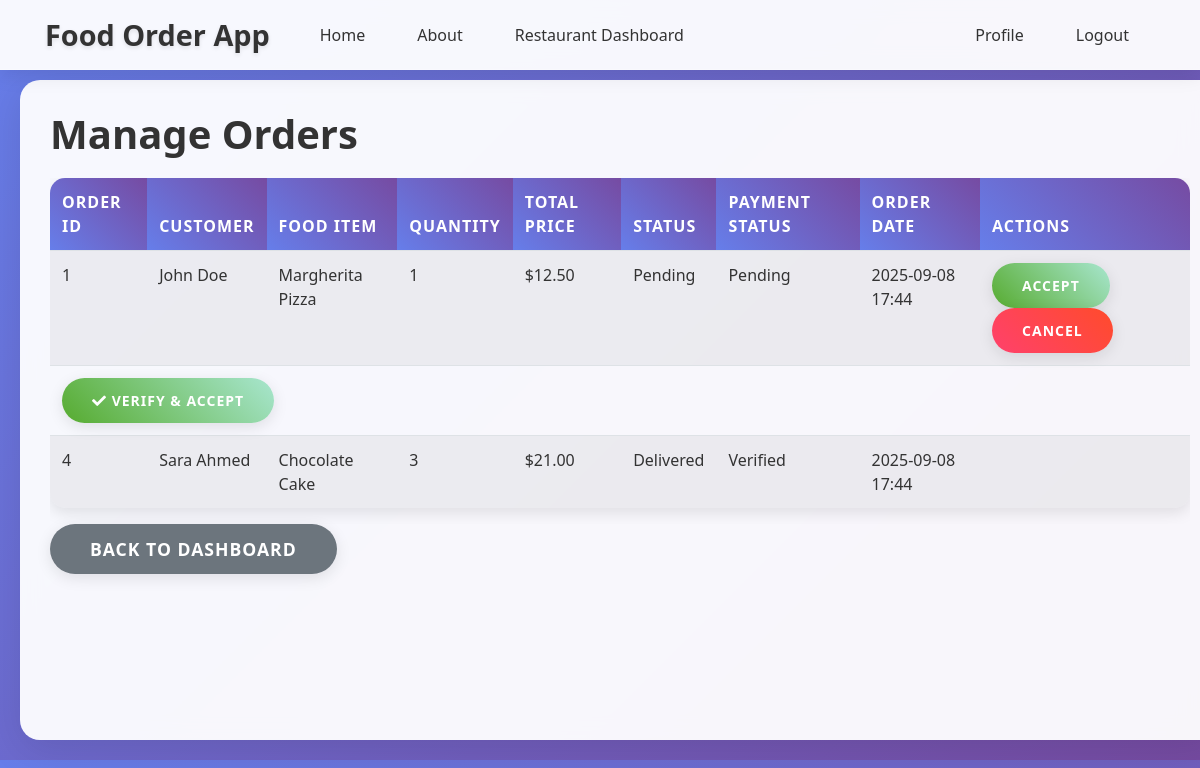
Page /restaurant/manage_orders (signed in) on the committed database.
### app/models/order.py (models this page shows, shortened)
class Order(db.Model):
    __tablename__ = 'orders'
    id = db.Column(db.Integer, primary_key=True)
    customer_id = db.Column(db.Integer, db.ForeignKey('users.id'), nullable=False)
    food_item_id = db.Column(db.Integer, db.ForeignKey('food_items.id'), nullable=False)
    restaurant_id = db.Column(db.Integer, db.ForeignKey('users.id'), nullable=False)
    quantity = db.Column(db.Integer, nullable=False)
    total_price = db.Column(db.Numeric(10, 2), nullable=False)
    status = db.Column(db.Enum('pending', 'accepted', 'preparing', 'ready', 'delivered', 'cancelled', name='order_status'), default='pending')
    payment_id = db.Column(db.Integer, db.ForeignKey('payments.id'), nullable=True)
    order_date = db.Column(db.DateTime, default=datetime.utcnow)
    payment = db.relationship("Payment", backref="order", uselist=False, foreign_keys=[payment_id])

### app/models/user.py (models this page shows, shortened)
class User(db.Model, UserMixin):
    __tablename__ = 'users'
    id = db.Column(db.Integer, primary_key=True)
    name = db.Column(db.String(100), nullable=False)
    email = db.Column(db.String(120), unique=True, nullable=False)
    phone_number = db.Column(db.String(20), unique=True, nullable=False)
    location = db.Column(db.String(200), nullable=False)
    password = db.Column(db.String(60), nullable=False)
    role = db.Column(db.Enum('admin', 'customer', 'restaurant', name='user_roles'), default='customer')
    status = db.Column(db.Enum('active', 'pending', 'suspended', name='account_status'), default='active')
    food_items = db.relationship('FoodItem', backref='restaurant_owner', lazy=True, foreign_keys='FoodItem.restaurant_id')
    orders_as_customer = db.relationship('Order', backref='customer_user', lazy=True, foreign_keys='Order.customer_id')
    orders_as_restaurant = db.relationship('Order', backref='restaurant_user', lazy=True, foreign_keys='Order.restaurant_id')
    payments_as_customer = db.relationship('Payment', backref='customer_payer', lazy=True, foreign_keys='Payment.customer_id')
    payments_as_restaurant = db.relationship('Payment', backref='restaurant_receiver', lazy=True, foreign_keys='Payment.restaurant_id')

### app/models/food_item.py (models this page shows, shortened)
class FoodItem(db.Model):
    __tablename__ = 'food_items'
    id = db.Column(db.Integer, primary_key=True)
    name = db.Column(db.String(100), nullable=False)
    description = db.Column(db.Text, nullable=True)
    price = db.Column(db.Numeric(10, 2), nullable=False)
    image_url = db.Column(db.String(200), nullable=True)
    restaurant_id = db.Column(db.Integer, db.ForeignKey('users.id'), nullable=False)
    category = db.Column(db.String(50), nullable=False)  # Existing category field
    created_at = db.Column(db.DateTime, default=datetime.utcnow)
    orders = db.relationship('Order', backref='food_item', lazy=True, foreign_keys='[Order.food_item_id]')

### app/models/payment.py (models this page shows, shortened)
class Payment(db.Model):
    __tablename__ = 'payments'
    id = db.Column(db.Integer, primary_key=True)
    order_id = db.Column(db.Integer, db.ForeignKey('orders.id'), nullable=False)
    customer_id = db.Column(db.Integer, db.ForeignKey('users.id'), nullable=False)
    restaurant_id = db.Column(db.Integer, db.ForeignKey('users.id'), nullable=False)
    bkash_transaction_id = db.Column(db.String(100), unique=True, nullable=False)
    payment_phone_number = db.Column(db.String(20), nullable=False)
    payment_method = db.Column(db.Enum('bkash', name='payment_methods'), default='bkash')
    amount = db.Column(db.Numeric(10, 2), nullable=False)
    payment_status = db.Column(db.Enum('pending', 'verified', 'rejected', 'failed', name='payment_status'), default='pending')
    payment_date = db.Column(db.DateTime, default=datetime.utcnow)

### app/routes/restaurant.py (the view)
@restaurant.route("/manage_orders")
@login_required
@restaurant_required
def manage_orders():
    orders = Order.query.filter_by(restaurant_id=current_user.id).options(db.joinedload(Order.payment)).all()
    return render_template("manage_orders.html", orders=orders)

### app/templates/manage_orders.html (shortened to what this page needs)
{% extends "base.html" %}
{% block content %}
    <h1>Manage Orders</h1>
    {% if orders %}
        <div class="table-responsive">
            <table class="table table-striped">
                <thead>
                    <tr>
                        <th>Order ID</th>
                        <th>Customer</th>
                        <th>Food Item</th>
                        <th>Quantity</th>
                        <th>Total Price</th>
                        <th>Status</th>
                        <th>Payment Status</th>
                        <th>Order Date</th>
                        <th>Actions</th>
                    </tr>
                </thead>
                <tbody>
                    {% for order in orders %}
                        <tr>
                            <td>{{ order.id }}</td>
                            <td>{{ order.customer_user.name }}</td>
                            <td>{{ order.food_item.name }}</td>
                            <td>{{ order.quantity }}</td>
                            <td>${{ order.total_price }}</td>
                            <td>{{ order.status.title() }}</td>
                            <td>
                                {% if order.payment %}
                                    {{ order.payment.payment_status.title() if order.payment.payment_status else 'Unknown' }}
                                {% else %}
                                    No Payment
                                    <script>console.log("Debug - Order {{ order.id }}: No Payment");</script>
                                {% endif %}
                            </td>
                            <td>{{ order.order_date.strftime('%Y-%m-%d %H:%M') }}</td>
                            <td>
                                {% if order.status == 'pending' %}
                                    <form method="POST" action="{{ url_for('restaurant.update_order_status', order_id=order.id, status='accepted') }}" style="display: inline;">
                                        <button type="submit" class="btn btn-sm btn-success" {% if order.payment and order.payment.payment_status == 'verified' %}disabled{% endif %}>Accept</button>
                                    </form>
                                {% endif %}
                                {% if order.status not in ['delivered', 'cancelled'] %}
                                    <form method="POST" action="{{ url_for('restaurant.update_order_status', order_id=order.id, status='cancelled') }}" style="display: inline;">
                                        <button type="submit" class="btn btn-sm btn-danger" onclick="return confirm('Are you sure?')">Cancel</button>
                                    </form>
                                {% endif %}
                            </td>
                        </tr>
                        {% if order.payment and order.payment.payment_status == 'pending' and order.status == 'pending' %}
                            <tr>
                                <td colspan="9">
                                    <form method="POST" action="{{ url_for('restaurant.verify_payment', payment_id=order.payment.id) }}" style="display: inline; margin-top: 5px;">
                                        <button type="submit" class="btn btn-sm btn-success rounded-pill" onclick="return confirm('Verify payment and accept this order?')">
                                            <i class="fas fa-check"></i> Verify & Accept
                                        </button>
                                    </form>
                                </td>
                            </tr>
                        {% endif %}
                    {% endfor %}
                </tbody>
            </table>
        </div>
    {% else %}
        <div class="alert alert-info">
            <h4>No orders yet!</h4>
            <p>Orders will appear here when customers place them.</p>
            <script>console.log("Debug: No orders available");</script>
        </div>
    {% endif %}
    <a href="{{ url_for(current_user.role + '.dashboard') }}" class="btn btn-secondary">Back to Dashboard</a>
{% endblock content %}

### app/static/main.css (style rules this page uses)
body { background: #fafafa; color: #333333; margin-top: 5rem; }
h1, h2, h3, h4, h5, h6 { color: #444444; }
body { padding-bottom: 70px; }
@media (min-width: 768px) { body { background: linear-gradient(135deg, #667eea 0%, #764ba2 100%); font-family: 'Segoe UI', Tahoma, Geneva, Verdana, sans-serif; padding-bottom: 0; } }
@media (min-width: 768px) { h1, h2, h3, h4, h5, h6 { color: #333; font-weight: 700; margin-bottom: 20px; } }
@media (min-width: 768px) { .btn { border-radius: 25px; padding: 12px 30px; font-weight: 600; text-transform: uppercase; letter-spacing: 1px; transition: all 0.3s ease; border: none; box-shadow: 0 4px 15px rgba(0, 0, 0, 0.1); } }
@media (min-width: 768px) { .btn-success { background: linear-gradient(45deg, #56ab2f, #a8e6cf); } }
@media (min-width: 768px) { .btn-danger { background: linear-gradient(45deg, #ff416c, #ff4b2b); } }
@media (min-width: 768px) { .table { border-radius: 15px; overflow: hidden; box-shadow: 0 5px 15px rgba(0, 0, 0, 0.1); } }
@media (min-width: 768px) { .table thead th { background: linear-gradient(45deg, #667eea, #764ba2); color: white; border: none; font-weight: 600; text-transform: uppercase; letter-spacing: 1px; } }
@media (min-width: 768px) { .table tbody tr { transition: all 0.3s ease; } }
.btn-secondary { padding: 12px 40px; font-size: 1.1rem; font-weight: 600; border-radius: 25px; background: #6c757d; border: none; color: white; transition: all 0.3s ease; }

### rows in the picture
Order: id "1", customer_user.name "John Doe", food_item.name "Margherita Pizza", quantity "1", total_price "12.50", status "Pending", payment.payment_status "Pending", order_date "2025-09-08 17:44"
Order: id "4", customer_user.name "Sara Ahmed", food_item.name "Chocolate Cake", quantity "3", total_price "21.00", status "Delivered", payment.payment_status "Verified", order_date "2025-09-08 17:44"
